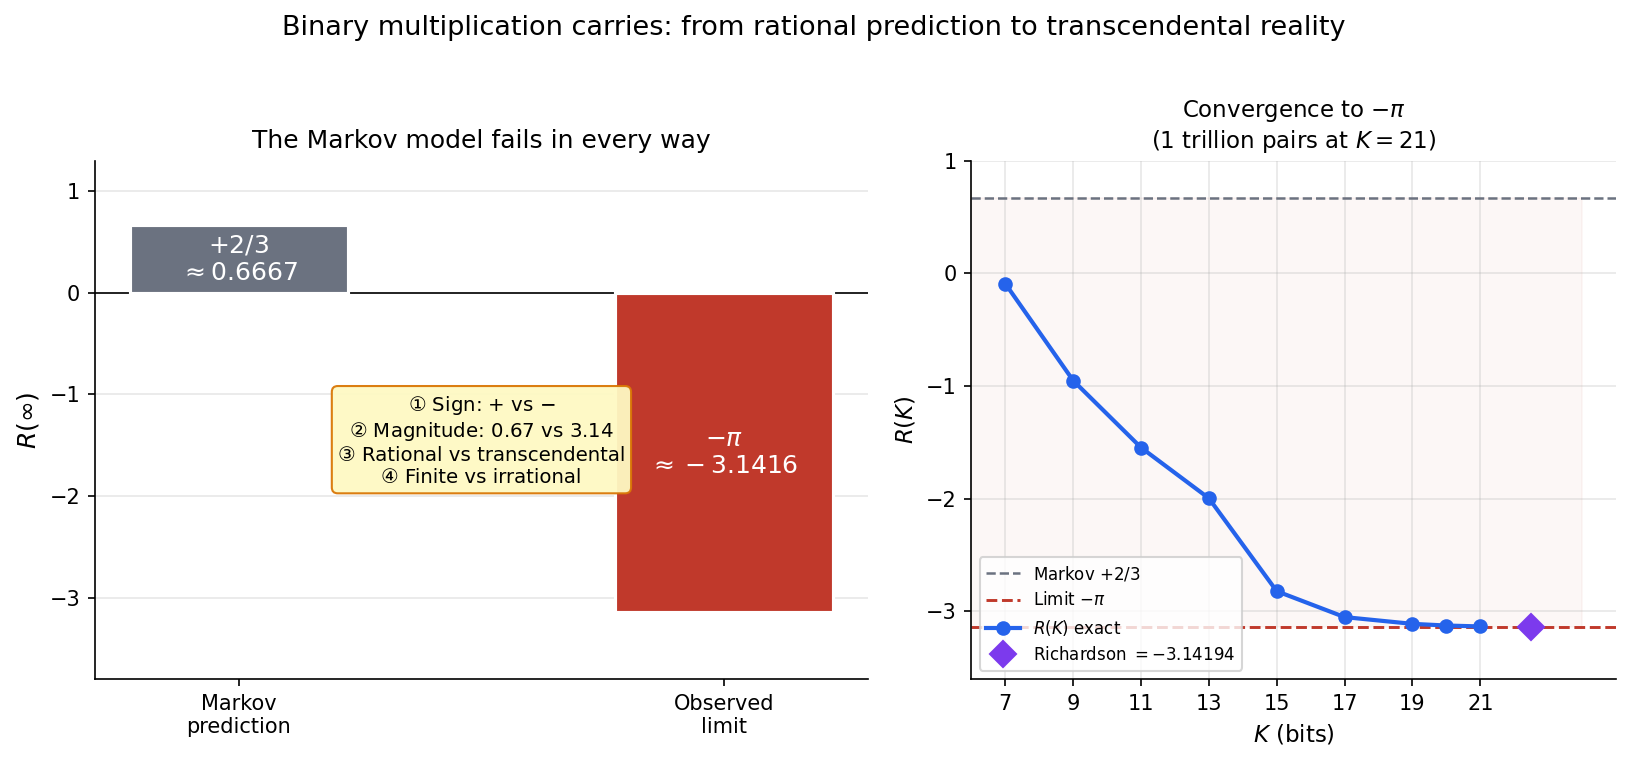

The script that saved this image:
"""
fig_markov_gap.py
-----------------
Figure: The Markov prediction vs observed sector ratio.

A side-by-side comparison showing four ways the Markov model fails:
  sign, magnitude, algebraic nature, and value.
Also shows the convergence trajectory as a small inset.
"""

import math
import matplotlib
matplotlib.use("Agg")
import matplotlib.pyplot as plt
import matplotlib.patches as mpatches
import numpy as np

PI = math.pi
MARKOV = 2 / 3
OBSERVED = -PI

fig, axes = plt.subplots(1, 2, figsize=(11, 5),
                         gridspec_kw={"width_ratios": [1.2, 1]})

# ── LEFT: bar comparison ──────────────────────────────────────────────────────
ax = axes[0]

labels = ["Markov\nprediction", "Observed\nlimit"]
values = [MARKOV, OBSERVED]
colors = ["#6b7280", "#c0392b"]

bars = ax.bar(labels, values, color=colors, width=0.45, zorder=3,
              edgecolor="white", linewidth=1.5)

# value annotations inside bars
ax.text(0, MARKOV / 2, f"$+2/3$\n$\\approx {MARKOV:.4f}$",
        ha="center", va="center", fontsize=12, color="white", fontweight="bold")
ax.text(1, OBSERVED / 2, f"$-\\pi$\n$\\approx {OBSERVED:.4f}$",
        ha="center", va="center", fontsize=12, color="white", fontweight="bold")

# four-way failure annotations
failure_props = dict(boxstyle="round,pad=0.3", facecolor="#fef9c3",
                     edgecolor="#d97706", alpha=0.95)
ax.text(0.5, 0.55,
        "① Sign: $+$ vs $-$\n"
        "② Magnitude: $0.67$ vs $3.14$\n"
        "③ Rational vs transcendental\n"
        "④ Finite vs irrational",
        transform=ax.transAxes, fontsize=9.5,
        va="top", ha="center", bbox=failure_props)

ax.axhline(0, color="black", lw=0.8)
ax.set_ylim(-3.8, 1.3)
ax.set_ylabel("$R(\\infty)$", fontsize=12)
ax.set_title("The Markov model fails in every way", fontsize=12)
ax.grid(axis="y", alpha=0.3)
ax.spines[["top", "right"]].set_visible(False)

# ── RIGHT: convergence trajectory ─────────────────────────────────────────────
ax2 = axes[1]

K_vals = [7, 9, 11, 13, 15, 17, 19, 20, 21]
R_vals = [-0.0909, -0.9506, -1.5455, -1.9954, -2.8200, -3.0500, -3.1100, -3.1248, -3.1328]

ax2.axhline(MARKOV, color="#6b7280", lw=1.2, ls="--", label=f"Markov $+2/3$")
ax2.axhline(-PI, color="#c0392b", lw=1.4, ls="--", label=f"Limit $-\\pi$")
ax2.plot(K_vals, R_vals, "o-", color="#2563eb", lw=2, ms=6, zorder=3,
         label="$R(K)$ exact")

# Richardson marker
ax2.plot(22.5, -3.14194, "D", color="#7c3aed", ms=9, zorder=4,
         label="Richardson $= -3.14194$")

# shade the gap
ax2.fill_between([6, 24], [MARKOV, MARKOV], [-PI, -PI],
                 alpha=0.04, color="#c0392b")

ax2.set_xlabel("$K$ (bits)", fontsize=11)
ax2.set_ylabel("$R(K)$", fontsize=11)
ax2.set_title("Convergence to $-\\pi$\n(1 trillion pairs at $K=21$)", fontsize=11)
ax2.set_xlim(6, 25)
ax2.set_ylim(-3.6, 1.0)
ax2.set_xticks([7, 9, 11, 13, 15, 17, 19, 21])
ax2.legend(fontsize=8, loc="lower left")
ax2.grid(alpha=0.3)
ax2.spines[["top", "right"]].set_visible(False)

plt.suptitle(
    "Binary multiplication carries: from rational prediction to transcendental reality",
    fontsize=13, y=1.01)
plt.tight_layout()
out = "papers/carry-arithmetic-P1-pi-spectral/figures/fig_markov_gap.png"
plt.savefig(out, dpi=150, bbox_inches="tight")
print(f"Saved: {out}")
